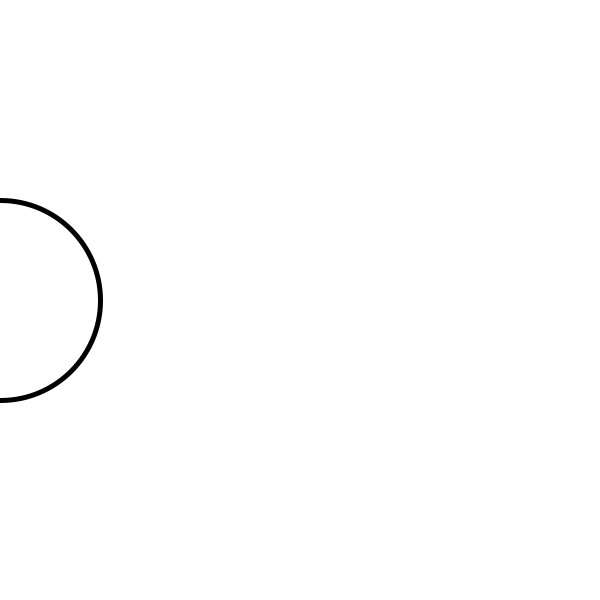
Frame 1 (no input)
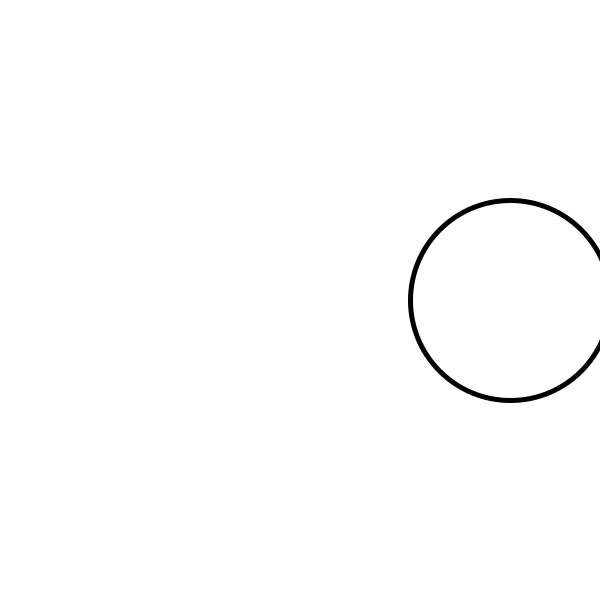
Frame 60 (the mouse pressed at the canvas centre just before this capture)
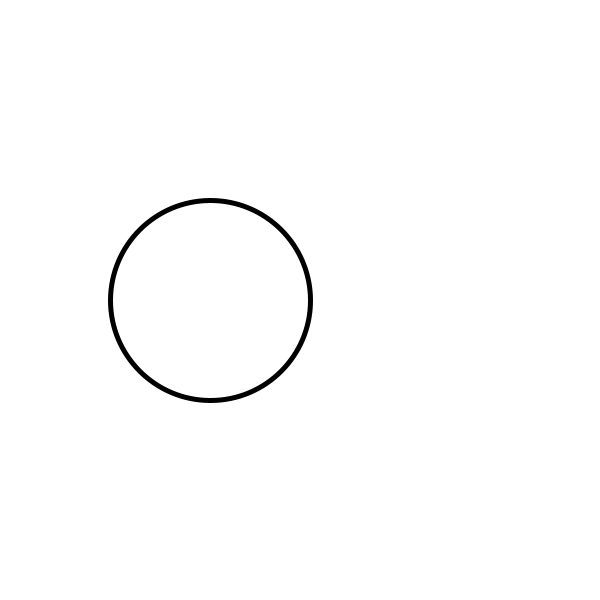
Frame 120 (the mouse held since frame 60 and released just before this capture)

The Processing sketch that drew these frames (run headless with seeded random() and noise(); from frame 60 on, the mouse is pressed at the canvas centre):

// Processing sketch: Unit_2_checkpoint_4
// ── Unit_2_checkpoint_4.pde
//Aaron Su
//Feb.12th 


int x;


void setup() {
  size(600,600);
  strokeWeight(5);
  x = 0;
}

void draw() {
  background(255);
  ellipse(x,300,200,200);
  x = x - 5;
  
  if (x < -100) {
    x = 700;
  }
}
